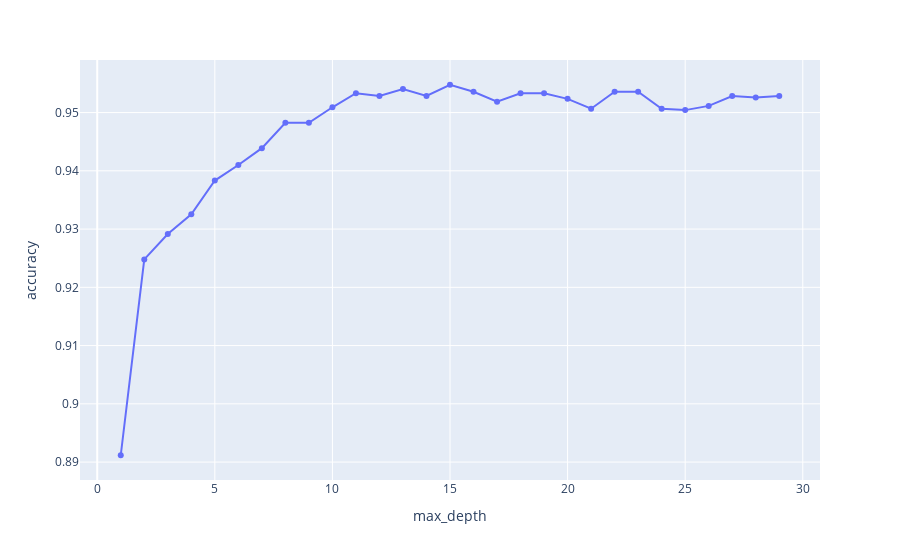

Notebook code cell kept with this figure:
### Code cell
import plotly.express as px
results = pd.DataFrame(grid_search_dtc.cv_results_)
subset = results[['param_max_depth', 'mean_test_score']]
fig = px.line(subset, x="param_max_depth", y="mean_test_score", markers=True)
fig.update_xaxes(title_text="max_depth")
fig.update_yaxes(title_text="accuracy")
fig.show()

### Figure 1 — Plotly figure (JSON) as saved in the notebook; plotly's stock layout.template omitted (floating-point values rounded to 4 significant figures)
{"data": [{"hovertemplate": "param_max_depth=%{x}<br>mean_test_score=%{y}<extra></extra>", "legendgroup": "", "line": {"color": "#636efa", "dash": "solid"}, "marker": {"symbol": "circle"}, "mode": "markers+lines", "name": "", "orientation": "v", "showlegend": false, "type": "scatter", "x": [1, 2, 3, 4, 5, 6, 7, 8, 9, 10, 11, 12, 13, 14, 15, 16, 17, 18, 19, 20, 21, 22, 23, 24, 25, 26, 27, 28, 29], "xaxis": "x", "y": [0.8912, 0.9248, 0.9291, 0.9325, 0.9383, 0.941, 0.9439, 0.9482, 0.9482, 0.9509, 0.9533, 0.9528, 0.9541, 0.9528, 0.9548, 0.9536, 0.9519, 0.9533, 0.9533, 0.9524, 0.9507, 0.9536, 0.9536, 0.9507, 0.9504, 0.9511, 0.9528, 0.9526, 0.9528], "yaxis": "y"}], "layout": {"autosize": true, "legend": {"tracegroupgap": 0}, "margin": {"t": 60}, "xaxis": {"anchor": "y", "autorange": true, "domain": [0, 1], "range": [-0.6976, 30.7], "title": {"text": "max_depth"}, "type": "linear"}, "yaxis": {"anchor": "x", "autorange": true, "domain": [0, 1], "range": [0.8862, 0.9597], "title": {"text": "accuracy"}, "type": "linear"}}}
